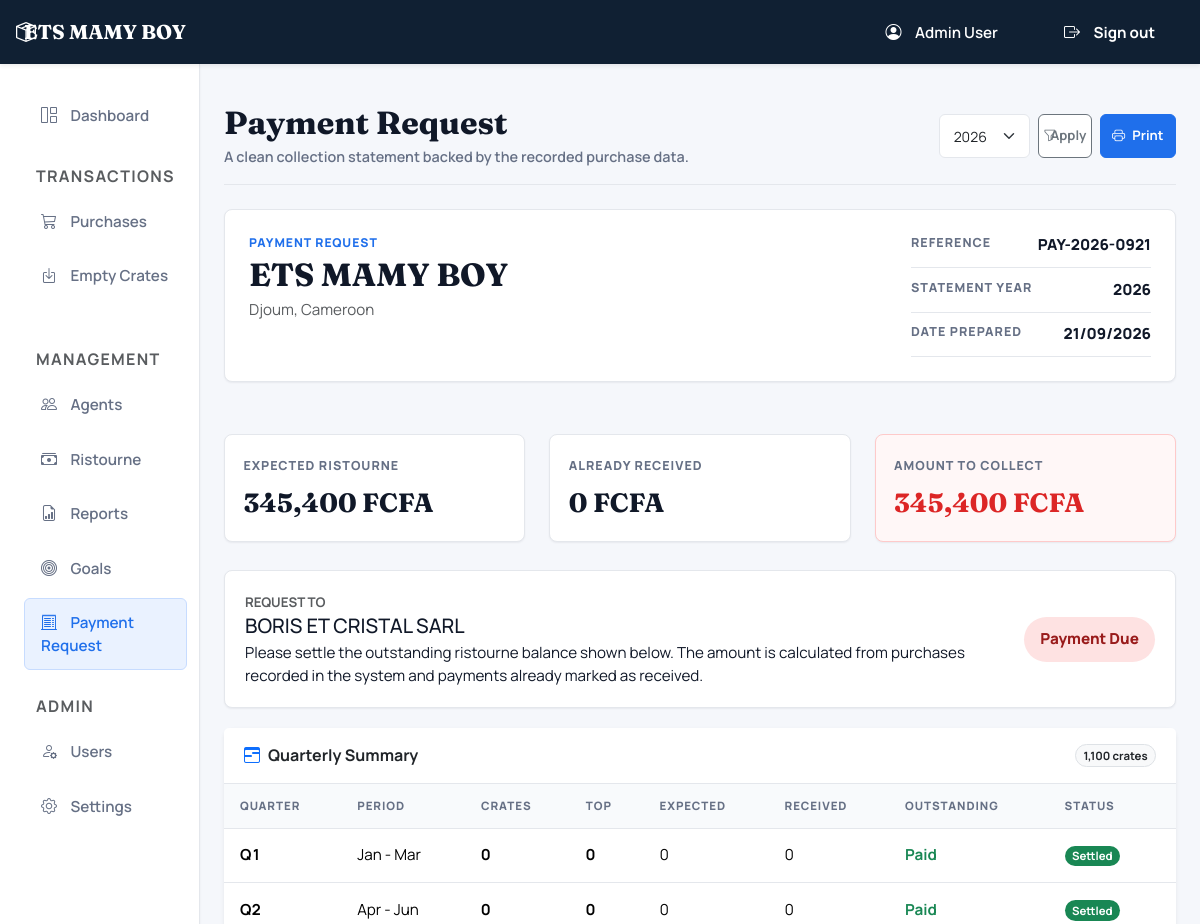
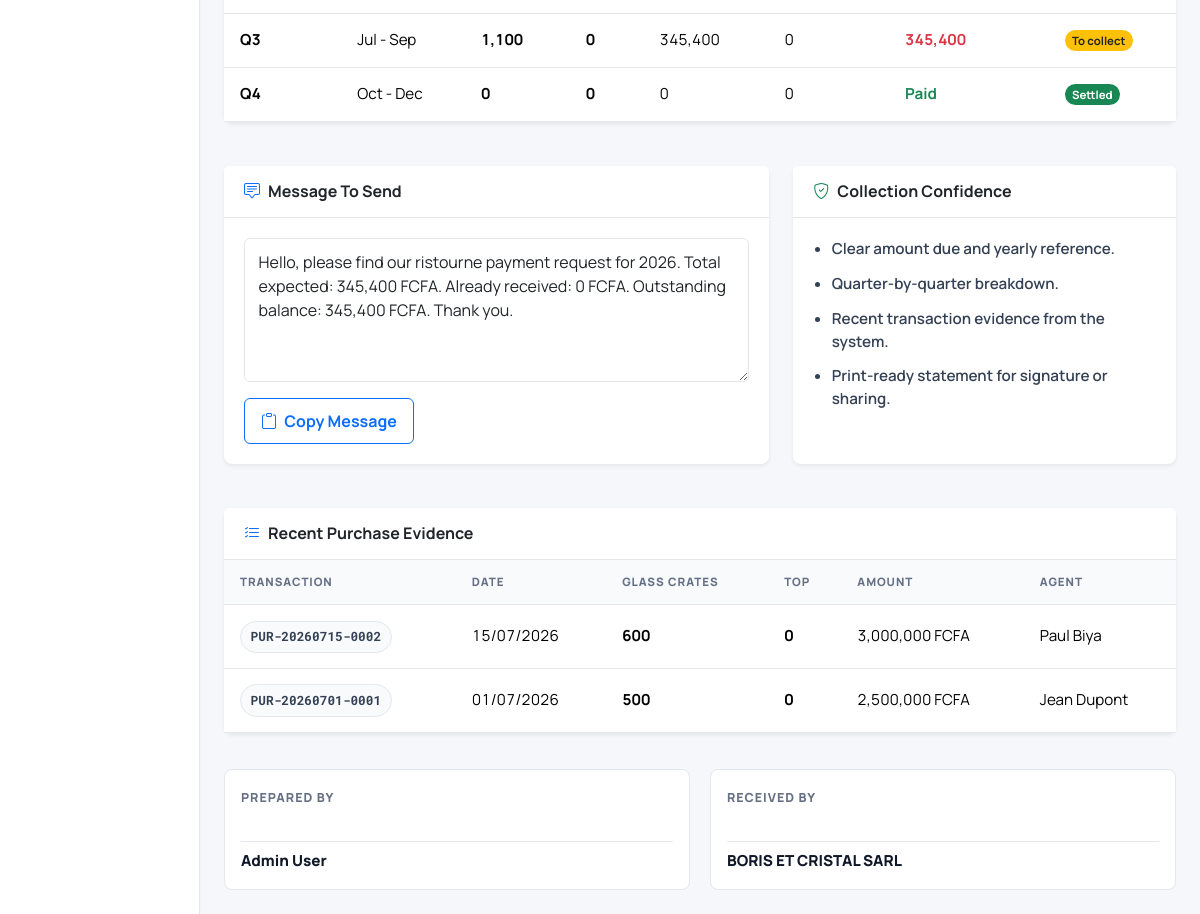
/payment-request (signed in), run on the app's committed database (2 pictures, top to bottom).
### tables this page shows
CREATE TABLE `purchases` (
  `id` int NOT NULL AUTO_INCREMENT,
  `transaction_number` varchar(50) NOT NULL,
  `purchase_date` date NOT NULL,
  `crates` int NOT NULL,
  `top_units` int NOT NULL DEFAULT '0',
  `product_type` enum('STANDARD','TOP') NOT NULL DEFAULT 'STANDARD',
  `amount` decimal(15,2) NOT NULL,
  `agent_id` int NOT NULL,
  `receipt_number` varchar(100) DEFAULT NULL,
  `receipt_path` varchar(255) DEFAULT NULL,
  `ristourne_rate_id` int NOT NULL,
  `notes` text,
  `created_by` int NOT NULL,
  `created_at` timestamp NULL DEFAULT CURRENT_TIMESTAMP,
  `updated_at` timestamp NULL DEFAULT CURRENT_TIMESTAMP ON UPDATE CURRENT_TIMESTAMP,
  `is_reversed` tinyint(1) NOT NULL DEFAULT '0',
  PRIMARY KEY (`id`),
  UNIQUE KEY `transaction_number` (`transaction_number`),
  KEY `agent_id` (`agent_id`),
  KEY `ristourne_rate_id` (`ristourne_rate_id`),
  KEY `created_by` (`created_by`),
  CONSTRAINT `purchases_ibfk_1` FOREIGN KEY (`agent_id`) REFERENCES `agents` (`id`),
  CONSTRAINT `purchases_ibfk_2` FOREIGN KEY (`ristourne_rate_id`) REFERENCES `ristourne_rates` (`id`),
  CONSTRAINT `purchases_ibfk_3` FOREIGN KEY (`created_by`) REFERENCES `users` (`id`),
  CONSTRAINT `purchases_chk_2` CHECK ((`amount` >= 0)),
  CONSTRAINT `purchases_quantity_chk` CHECK (((`crates` > 0) or (`top_units` > 0)))
);

CREATE TABLE `agents` (
  `id` int NOT NULL AUTO_INCREMENT,
  `full_name` varchar(255) NOT NULL,
  `phone_number` varchar(50) DEFAULT NULL,
  `notes` text,
  `status` enum('ACTIVE','INACTIVE') NOT NULL DEFAULT 'ACTIVE',
  `created_at` timestamp NULL DEFAULT CURRENT_TIMESTAMP,
  `updated_at` timestamp NULL DEFAULT CURRENT_TIMESTAMP ON UPDATE CURRENT_TIMESTAMP,
  PRIMARY KEY (`id`)
);

### app/Controllers/ReportController.php (called while the page is built, shortened)
<?php
class ReportController {
    public function paymentRequest() {
        $db = Model::getConnection();
        $year = (int)($_GET['year'] ?? date('Y'));
        $settingsRows = $db->query("SELECT setting_key, setting_value FROM settings")->fetchAll();
        $settings = [];
        foreach ($settingsRows as $row) {
            $settings[$row['setting_key']] = $row['setting_value'];
        }
        $quarters = [];
        $totalCrates = 0;
        $totalExpected = 0.0;
        $totalReceived = 0.0;
        for ($q = 1; $q <= 4; $q++) {
            $startMonth = str_pad(($q - 1) * 3 + 1, 2, '0', STR_PAD_LEFT);
            $endMonth = str_pad($q * 3, 2, '0', STR_PAD_LEFT);
            $start = "$year-$startMonth-01";
            $end = date('Y-m-t', strtotime("$year-$endMonth-01"));
            $stmt = $db->prepare(
                "SELECT COALESCE(SUM(p.crates),0) as total_crates,
                        COALESCE(SUM(p.top_units),0) as total_top,
                        COALESCE(SUM((p.crates * r.rate_per_crate) + (p.top_units * COALESCE(top_rate.rate_per_crate, 100))),0) as expected_amount
                 FROM purchases p
                 LEFT JOIN ristourne_rates r ON p.ristourne_rate_id = r.id
                 LEFT JOIN (
                    SELECT rate_per_crate
                    FROM ristourne_rates
                    WHERE product_type = 'TOP' AND is_active = 1
                    ORDER BY id DESC
                    LIMIT 1
                 ) top_rate ON 1 = 1
                 WHERE p.purchase_date BETWEEN :start AND :end AND p.is_reversed = 0"
            );
            $stmt->execute(['start' => $start, 'end' => $end]);
            $earned = $stmt->fetch();
            $stmt2 = $db->prepare("SELECT actual_amount, status, payment_date FROM ristourne_quarters WHERE year = :year AND quarter = :quarter");
            $stmt2->execute(['year' => $year, 'quarter' => $q]);
            $paid = $stmt2->fetch();
            $crates = (int)$earned['total_crates'];
            $topUnits = (int)$earned['total_top'];
            $expected = (float)$earned['expected_amount'];
            $received = $paid ? (float)$paid['actual_amount'] : 0.0;
            $outstanding = max($expected - $received, 0);
            $quarters[] = [
                'quarter' => $q,
                'period' => date('M', strtotime($start)) . ' - ' . date('M', strtotime($end)),
                'crates' => $crates,
                'top_units' => $topUnits,
                'expected' => $expected,
                'received' => $received,
                'outstanding' => $outstanding,
                'status' => $paid['status'] ?? 'PENDING',
                'payment_date' => $paid['payment_date'] ?? null,
            ];
            $totalCrates += $crates;
            $totalExpected += $expected;
            $totalReceived += $received;
        }
        $stmt = $db->prepare(
            "SELECT p.transaction_number, p.purchase_date, p.crates, p.top_units, p.amount, a.full_name as agent_name
             FROM purchases p
             JOIN agents a ON p.agent_id = a.id
             WHERE YEAR(p.purchase_date) = :year AND p.is_reversed = 0
             ORDER BY p.purchase_date DESC, p.id DESC
             LIMIT 12"
        );
        $stmt->execute(['year' => $year]);
        $recentPurchases = $stmt->fetchAll();
        view('reports.payment_request', [
            'active_menu' => 'payment_request',
            'title' => 'Payment Request',
            'year' => $year,
            'settings' => $settings,
            'quarters' => $quarters,
            'recentPurchases' => $recentPurchases,
            'totalCrates' => $totalCrates,
            'totalExpected' => $totalExpected,
            'totalReceived' => $totalReceived,
            'totalOutstanding' => max($totalExpected - $totalReceived, 0),
        ]);
    }
}

### views/reports/payment_request.php (the view, shortened to what this page needs)
<?php
$companyName = $settings['company_name'] ?? 'ETS MAMY BOY';
$supplierName = $settings['supplier_name'] ?? 'BORIS ET CRISTAL SARL';
$currency = $settings['currency'] ?? 'FCFA';
$location = $settings['location'] ?? '';
$requestRef = 'PAY-' . $year . '-' . date('md');
$message = "Hello, please find our ristourne payment request for {$year}. Total expected: " . number_format($totalExpected) . " {$currency}. Already received: " . number_format($totalReceived) . " {$currency}. Outstanding balance: " . number_format($totalOutstanding) . " {$currency}. Thank you.";
?>
<div class="page-header d-flex justify-content-between flex-wrap flex-md-nowrap align-items-center pt-3 pb-3 mb-4 border-bottom no-print">
    <div>
        <h1 class="h2 fw-bold mb-1">Payment Request</h1>
        <p class="page-kicker mb-0">A clean collection statement backed by the recorded purchase data.</p>
    </div>
    <div class="btn-toolbar mb-2 mb-md-0 gap-2">
        <form method="GET" action="/payment-request" class="d-flex gap-2">
            <select class="form-select form-select-sm" name="year" aria-label="Statement year">
                <?php for ($y = (int)date('Y') + 1; $y >= (int)date('Y') - 4; $y--): ?>
                    <option value="<?= $y ?>" <?= $year === $y ? 'selected' : '' ?>><?= $y ?></option>
                <?php endfor; ?>
            </select>
            <button type="submit" class="btn btn-sm btn-outline-secondary">
                <i class="bi bi-funnel"></i> Apply
            </button>
        </form>
        <button type="button" class="btn btn-sm btn-primary" onclick="window.print()">
            <i class="bi bi-printer"></i> Print
        </button>
    </div>
</div>
<div class="collection-statement">
    <div class="statement-top">
        <div>
            <div class="statement-label">Payment Request</div>
            <h2 class="statement-title"><?= htmlspecialchars($companyName) ?></h2>
            <p class="mb-0 text-muted"><?= htmlspecialchars($location) ?></p>
        </div>
        <div class="statement-meta">
            <div><span>Reference</span><strong><?= htmlspecialchars($requestRef) ?></strong></div>
            <div><span>Statement Year</span><strong><?= htmlspecialchars((string)$year) ?></strong></div>
            <div><span>Date Prepared</span><strong><?= date('d/m/Y') ?></strong></div>
        </div>
    </div>
    <div class="row g-4 my-2">
        <div class="col-md-4">
            <div class="statement-metric">
                <span>Expected Ristourne</span>
                <strong><?= number_format($totalExpected) ?> <?= htmlspecialchars($currency) ?></strong>
            </div>
        </div>
        <div class="col-md-4">
            <div class="statement-metric">
                <span>Already Received</span>
                <strong><?= number_format($totalReceived) ?> <?= htmlspecialchars($currency) ?></strong>
            </div>
        </div>
        <div class="col-md-4">
            <div class="statement-metric due">
                <span>Amount To Collect</span>
                <strong><?= number_format($totalOutstanding) ?> <?= htmlspecialchars($currency) ?></strong>
            </div>
        </div>
    </div>
    <div class="statement-note">
        <div>
            <span class="text-muted small text-uppercase fw-bold">Request To</span>
            <h5 class="mb-1"><?= htmlspecialchars($supplierName) ?></h5>
            <p class="mb-0">
                Please settle the outstanding ristourne balance shown below. The amount is calculated from purchases recorded in the system and payments already marked as received.
            </p>
        </div>
        <div class="statement-status <?= $totalOutstanding > 0 ? 'is-due' : 'is-clear' ?>">
            <?= $totalOutstanding > 0 ? 'Payment Due' : 'Fully Paid' ?>
        </div>
    </div>
    <div class="card border-0 shadow-sm mb-4">
        <div class="card-header d-flex justify-content-between align-items-center">
            <h6 class="mb-0 fw-bold"><i class="bi bi-calendar3-range text-primary me-2"></i>Quarterly Summary</h6>
            <span class="badge bg-light text-dark border"><?= number_format($totalCrates) ?> crates</span>
        </div>
        <div class="card-body p-0">
            <div class="table-responsive">
                <table class="table table-hover align-middle">
                    <thead>
                        <tr>
                            <th>Quarter</th>
                            <th>Period</th>
                            <th>Crates</th>
                            <th>TOP</th>
                            <th>Expected</th>
                            <th>Received</th>
                            <th>Outstanding</th>
                            <th>Status</th>
                        </tr>
                    </thead>
                    <tbody>
                        <?php foreach ($quarters as $quarter): ?>
                            <tr>
                                <td class="fw-bold">Q<?= htmlspecialchars((string)$quarter['quarter']) ?></td>
                                <td><?= htmlspecialchars($quarter['period']) ?></td>
                                <td class="fw-bold"><?= number_format($quarter['crates']) ?></td>
                                <td class="fw-bold"><?= number_format($quarter['top_units'] ?? 0) ?></td>
                                <td><?= number_format($quarter['expected']) ?></td>
                                <td><?= number_format($quarter['received']) ?></td>
                                <td class="<?= $quarter['outstanding'] > 0 ? 'text-danger fw-bold' : 'text-success fw-bold' ?>">
                                    <?= $quarter['outstanding'] > 0 ? number_format($quarter['outstanding']) : 'Paid' ?>
                                </td>
                                <td>
                                    <span class="badge <?= $quarter['outstanding'] > 0 ? 'bg-warning text-dark' : 'bg-success' ?>">
                                        <?= $quarter['outstanding'] > 0 ? 'To collect' : 'Settled' ?>
                                    </span>
                                </td>
                            </tr>
                        <?php endforeach; ?>
                    </tbody>
                </table>
            </div>
        </div>
    </div>
    <div class="row g-4 no-print">
        <div class="col-lg-7">
            <div class="card border-0 shadow-sm h-100">
                <div class="card-header">
                    <h6 class="mb-0 fw-bold"><i class="bi bi-chat-square-text text-primary me-2"></i>Message To Send</h6>
                </div>
                <div class="card-body">
                    <textarea class="form-control" rows="5" readonly><?= htmlspecialchars($message) ?></textarea>
                    <button type="button" class="btn btn-outline-primary mt-3" onclick="navigator.clipboard && navigator.clipboard.writeText(<?= htmlspecialchars(json_encode($message), ENT_QUOTES) ?>)">
                        <i class="bi bi-clipboard"></i> Copy Message
                    </button>
                </div>
            </div>
        </div>
        <div class="col-lg-5">
            <div class="card border-0 shadow-sm h-100">
                <div class="card-header">
                    <h6 class="mb-0 fw-bold"><i class="bi bi-shield-check text-success me-2"></i>Collection Confidence</h6>
                </div>
                <div class="card-body">
                    <ul class="collection-checklist mb-0">
                        <li>Clear amount due and yearly reference.</li>
                        <li>Quarter-by-quarter breakdown.</li>
                        <li>Recent transaction evidence from the system.</li>
                        <li>Print-ready statement for signature or sharing.</li>
                    </ul>
                </div>
            </div>
        </div>
    </div>
    <div class="card border-0 shadow-sm mt-4">
        <div class="card-header">
            <h6 class="mb-0 fw-bold"><i class="bi bi-list-check text-primary me-2"></i>Recent Purchase Evidence</h6>
        </div>
        <div class="card-body p-0">
            <div class="table-responsive">
                <table class="table table-hover align-middle">
                    <thead>
                        <tr>
                            <th>Transaction</th>
                            <th>Date</th>
                            <th>Glass Crates</th>
                            <th>TOP</th>
                            <th>Amount</th>
                            <th>Agent</th>
                        </tr>
                    </thead>
                    <tbody>
                        <?php if (empty($recentPurchases)): ?>
                            <tr><td colspan="6" class="text-center py-5 text-muted">No purchase evidence for this year.</td></tr>
                        <?php else: ?>
                            <?php foreach ($recentPurchases as $purchase): ?>
                                <tr>
                                    <td><span class="transaction-badge"><?= htmlspecialchars($purchase['transaction_number']) ?></span></td>
                                    <td><?= date('d/m/Y', strtotime($purchase['purchase_date'])) ?></td>
                                    <td class="fw-bold"><?= number_format($purchase['crates']) ?></td>
                                    <td class="fw-bold"><?= number_format($purchase['top_units'] ?? 0) ?></td>
                                    <td><?= number_format($purchase['amount']) ?> <?= htmlspecialchars($currency) ?></td>
                                    <td><?= htmlspecialchars($purchase['agent_name']) ?></td>
                                </tr>
                            <?php endforeach; ?>
                        <?php endif; ?>
                    </tbody>
                </table>
            </div>
        </div>
    </div>
    <div class="statement-signature">
        <div>
            <span>Prepared by</span>
            <strong><?= htmlspecialchars($_SESSION['user_name'] ?? 'System User') ?></strong>
        </div>
        <div>
            <span>Received by</span>
            <strong><?= htmlspecialchars($supplierName) ?></strong>
        </div>
    </div>
</div>
<?php
require BASE_PATH . '/views/layouts/main.php';
?>

### data on the page
purchases: transaction_number "PUR-20260715-0002", purchase_date "15/07/2026", crates "600", top_units "0", amount "3,000,000", agent.full_name "Paul Biya"
purchases: transaction_number "PUR-20260701-0001", purchase_date "01/07/2026", crates "500", top_units "0", amount "2,500,000", agent.full_name "Jean Dupont"

### other printed values
$_SESSION['user_name'] "Admin User"
$companyName "ETS MAMY BOY"
$location "Djoum, Cameroon"
$year "2026"
$totalExpected "345,400"
$currency "FCFA"
$totalReceived "0"
$totalOutstanding "345,400"
$supplierName "BORIS ET CRISTAL SARL"
$totalCrates "1,100"
$quarter['quarter'] "1"
$quarter['period'] "Jan - Mar"
$quarter['crates'] "0"
$quarter['top_units'] "0"
$quarter['expected'] "0"
